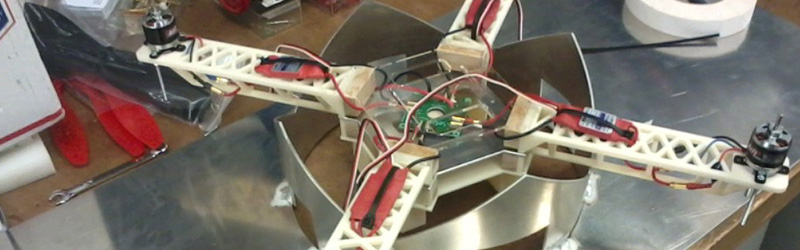
#> input picture img_main.jpg, 800 x 250 px
$ python convertToGray.py ../img_main.jpg out.png
#> lines starting #> are read from the running program, lines starting #| are printed output that depends on the picture
#Converts Given image to gray

import cv2
import sys

#capture = cv2.VideoCapture(5)

img = cv2.imread(sys.argv[1], 0)
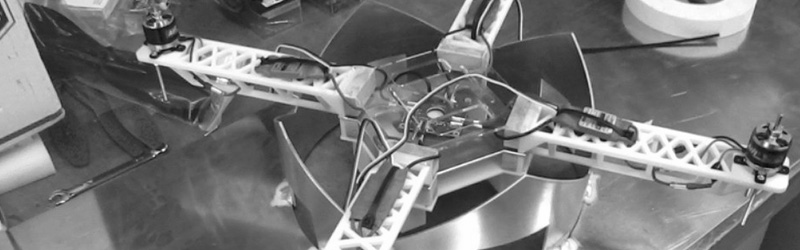
#> img: shape (250, 800); min 6, max 255, mean 118.7
#img = cv2.cvtColor(img, cv2.COLOR_BGR2GRAY)
cv2.imwrite(sys.argv[2], img)
cv2.imshow("Frame", img)
cv2.waitKey(0)

$ run again, on cameron.jpg
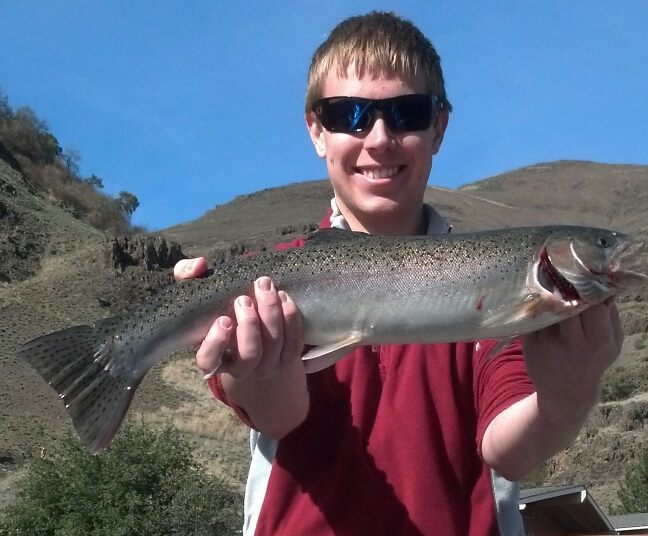
#> input picture cameron.jpg, 648 x 536 px
#> `img = cv2.imread(sys.argv[1], 0)`:
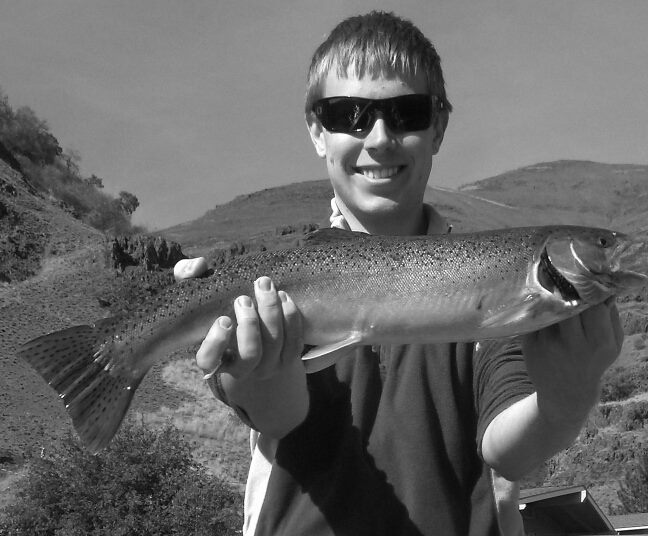
#> img: shape (536, 648); min 1, max 255, mean 102.4

$ run again, on copter_main.jpg
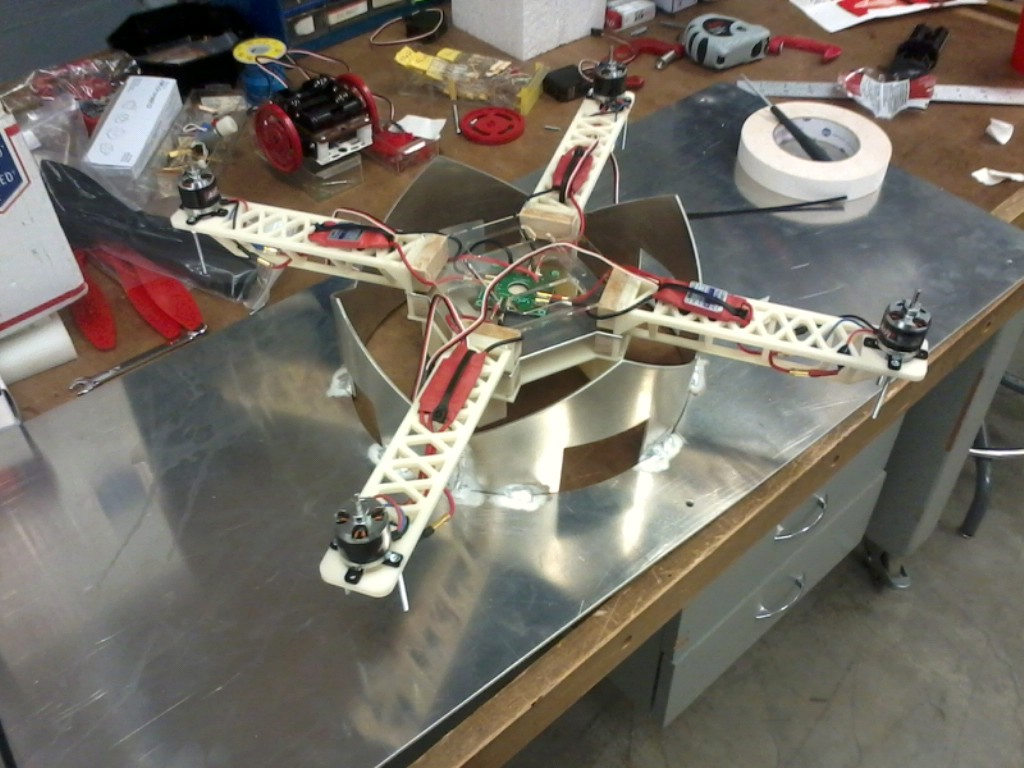
#> input picture copter_main.jpg, 1024 x 768 px
#> `img = cv2.imread(sys.argv[1], 0)`:
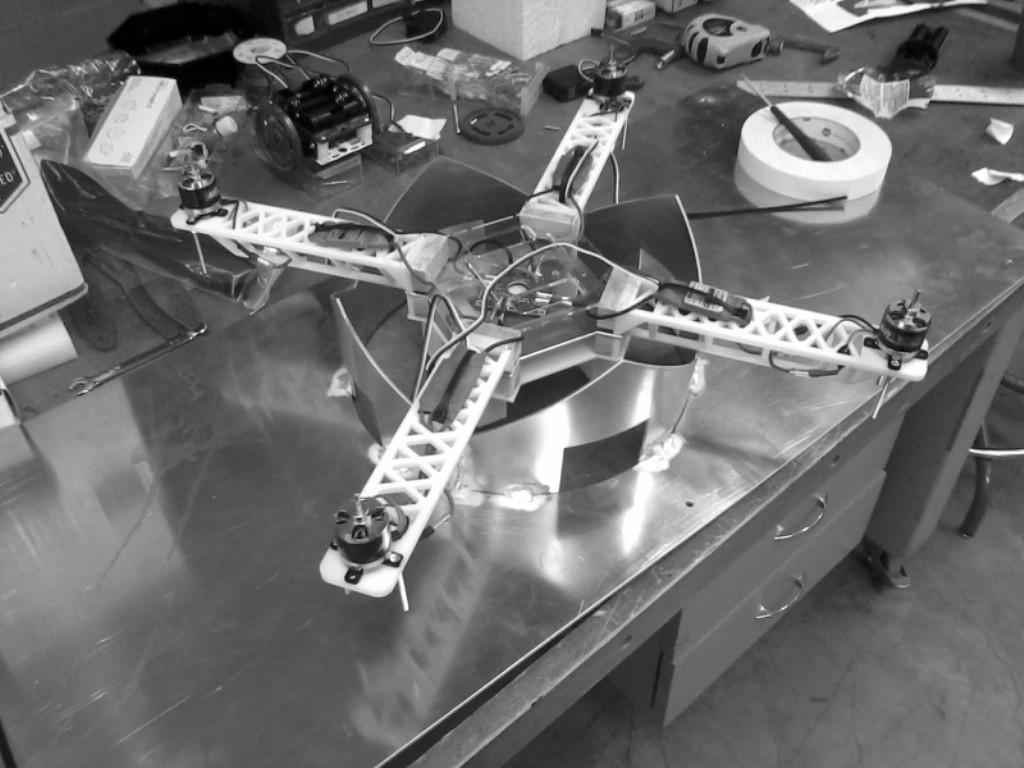
#> img: shape (768, 1024); min 0, max 255, mean 110.6
